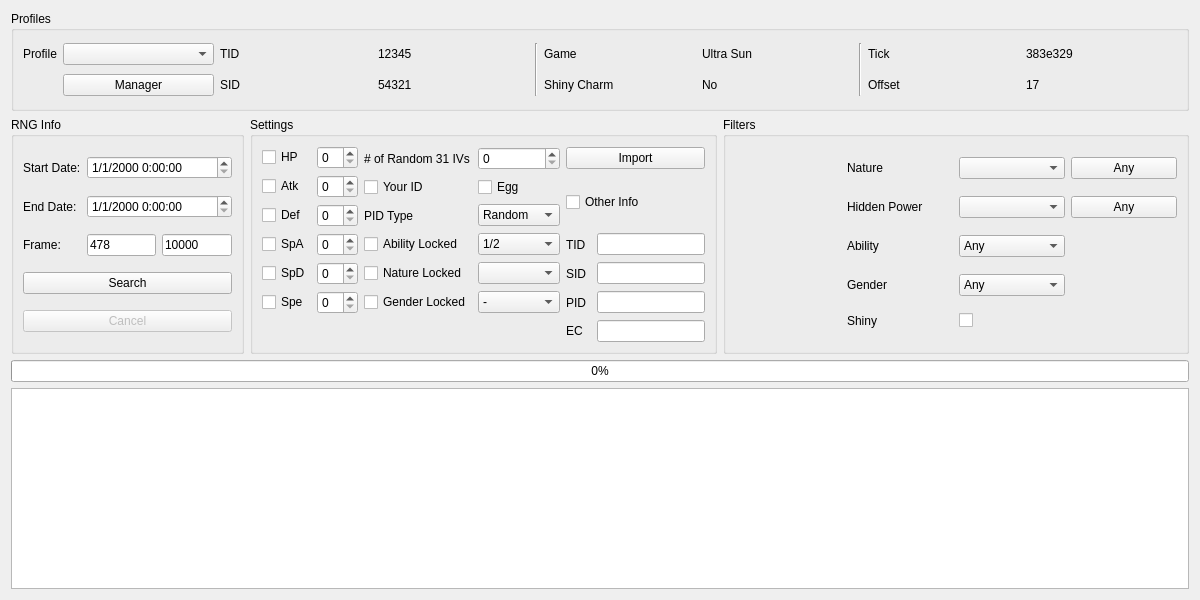
<?xml version="1.0" encoding="UTF-8"?>
<ui version="4.0">
 <class>Event7</class>
 <widget class="QWidget" name="Event7">
  <property name="geometry">
   <rect>
    <x>0</x>
    <y>0</y>
    <width>1200</width>
    <height>600</height>
   </rect>
  </property>
  <property name="minimumSize">
   <size>
    <width>1200</width>
    <height>600</height>
   </size>
  </property>
  <property name="windowTitle">
   <string>Gen 7 Event</string>
  </property>
  <layout class="QGridLayout" name="gridLayout">
   <item row="1" column="0">
    <widget class="QGroupBox" name="groupBoxRNGInfo">
     <property name="sizePolicy">
      <sizepolicy hsizetype="Preferred" vsizetype="Preferred">
       <horstretch>1</horstretch>
       <verstretch>1</verstretch>
      </sizepolicy>
     </property>
     <property name="title">
      <string>RNG Info</string>
     </property>
     <layout class="QGridLayout" name="gridLayout_9">
      <item row="0" column="0">
       <widget class="QLabel" name="labelStartDate">
        <property name="text">
         <string>Start Date:</string>
        </property>
       </widget>
      </item>
      <item row="0" column="1" colspan="2">
       <widget class="DateTimeEdit" name="dateTimeEditStartDate">
        <property name="displayFormat">
         <string>M/d/yyyy H:mm:ss</string>
        </property>
       </widget>
      </item>
      <item row="1" column="0">
       <widget class="QLabel" name="labelEndDate">
        <property name="text">
         <string>End Date:</string>
        </property>
       </widget>
      </item>
      <item row="1" column="1" colspan="2">
       <widget class="DateTimeEdit" name="dateTimeEditEndDate">
        <property name="displayFormat">
         <string>M/d/yyyy H:mm:ss</string>
        </property>
       </widget>
      </item>
      <item row="2" column="0">
       <widget class="QLabel" name="labelFrame">
        <property name="text">
         <string>Frame:</string>
        </property>
       </widget>
      </item>
      <item row="2" column="1">
       <widget class="TextBox" name="textBoxStartFrame">
        <property name="text">
         <string notr="true">478</string>
        </property>
       </widget>
      </item>
      <item row="2" column="2">
       <widget class="TextBox" name="textBoxEndFrame">
        <property name="text">
         <string notr="true">10000</string>
        </property>
       </widget>
      </item>
      <item row="3" column="0" colspan="3">
       <widget class="QPushButton" name="pushButtonSearch">
        <property name="text">
         <string>Search</string>
        </property>
       </widget>
      </item>
      <item row="4" column="0" colspan="3">
       <widget class="QPushButton" name="pushButtonCancel">
        <property name="enabled">
         <bool>false</bool>
        </property>
        <property name="text">
         <string>Cancel</string>
        </property>
       </widget>
      </item>
     </layout>
    </widget>
   </item>
   <item row="1" column="1">
    <widget class="QGroupBox" name="groupBoxSettings">
     <property name="sizePolicy">
      <sizepolicy hsizetype="Preferred" vsizetype="Preferred">
       <horstretch>2</horstretch>
       <verstretch>1</verstretch>
      </sizepolicy>
     </property>
     <property name="title">
      <string>Settings</string>
     </property>
     <layout class="QGridLayout" name="gridLayout_16">
      <item row="0" column="0" rowspan="6">
       <layout class="QGridLayout" name="gridLayout_17">
        <item row="0" column="0">
         <widget class="QCheckBox" name="checkBoxHP">
          <property name="text">
           <string>HP</string>
          </property>
         </widget>
        </item>
        <item row="0" column="1">
         <widget class="QSpinBox" name="spinBoxHP">
          <property name="maximum">
           <number>31</number>
          </property>
         </widget>
        </item>
        <item row="1" column="0">
         <widget class="QCheckBox" name="checkBoxAtk">
          <property name="text">
           <string>Atk</string>
          </property>
         </widget>
        </item>
        <item row="1" column="1">
         <widget class="QSpinBox" name="spinBoxAtk">
          <property name="maximum">
           <number>31</number>
          </property>
         </widget>
        </item>
        <item row="2" column="0">
         <widget class="QCheckBox" name="checkBoxDef">
          <property name="text">
           <string>Def</string>
          </property>
         </widget>
        </item>
        <item row="2" column="1">
         <widget class="QSpinBox" name="spinBoxDef">
          <property name="maximum">
           <number>31</number>
          </property>
         </widget>
        </item>
        <item row="3" column="0">
         <widget class="QCheckBox" name="checkBoxSpA">
          <property name="text">
           <string>SpA</string>
          </property>
         </widget>
        </item>
        <item row="3" column="1">
         <widget class="QSpinBox" name="spinBoxSpA">
          <property name="maximum">
           <number>31</number>
          </property>
         </widget>
        </item>
        <item row="4" column="0">
         <widget class="QCheckBox" name="checkBoxSpD">
          <property name="text">
           <string>SpD</string>
          </property>
         </widget>
        </item>
        <item row="4" column="1">
         <widget class="QSpinBox" name="spinBoxSpD">
          <property name="maximum">
           <number>31</number>
          </property>
         </widget>
        </item>
        <item row="5" column="0">
         <widget class="QCheckBox" name="checkBoxSpe">
          <property name="text">
           <string>Spe</string>
          </property>
         </widget>
        </item>
        <item row="5" column="1">
         <widget class="QSpinBox" name="spinBoxSpe">
          <property name="maximum">
           <number>31</number>
          </property>
         </widget>
        </item>
       </layout>
      </item>
      <item row="0" column="1">
       <widget class="QLabel" name="labelRandomIVs">
        <property name="text">
         <string># of Random 31 IVs</string>
        </property>
       </widget>
      </item>
      <item row="0" column="2">
       <widget class="QSpinBox" name="spinBoxRandomIVs"/>
      </item>
      <item row="0" column="3" colspan="2">
       <widget class="QPushButton" name="pushButtonImport">
        <property name="text">
         <string>Import</string>
        </property>
       </widget>
      </item>
      <item row="1" column="1">
       <widget class="QCheckBox" name="checkBoxYourID">
        <property name="text">
         <string>Your ID</string>
        </property>
       </widget>
      </item>
      <item row="1" column="2">
       <widget class="QCheckBox" name="checkBoxEgg">
        <property name="text">
         <string>Egg</string>
        </property>
       </widget>
      </item>
      <item row="1" column="3" rowspan="2" colspan="2">
       <widget class="QCheckBox" name="checkBoxOtherInfo">
        <property name="text">
         <string>Other Info</string>
        </property>
       </widget>
      </item>
      <item row="2" column="1">
       <widget class="QLabel" name="labelPIDType">
        <property name="text">
         <string>PID Type</string>
        </property>
       </widget>
      </item>
      <item row="2" column="2">
       <widget class="ComboBox" name="comboBoxPIDType">
        <item>
         <property name="text">
          <string>Random</string>
         </property>
        </item>
        <item>
         <property name="text">
          <string>Nonshiny</string>
         </property>
        </item>
        <item>
         <property name="text">
          <string>Shiny</string>
         </property>
        </item>
        <item>
         <property name="text">
          <string>Specified</string>
         </property>
        </item>
       </widget>
      </item>
      <item row="3" column="1">
       <widget class="QCheckBox" name="checkBoxAbilityLock">
        <property name="text">
         <string>Ability Locked</string>
        </property>
       </widget>
      </item>
      <item row="3" column="2">
       <widget class="QComboBox" name="comboBoxAbilityLocked">
        <item>
         <property name="text">
          <string>1/2</string>
         </property>
        </item>
        <item>
         <property name="text">
          <string>1/2/H</string>
         </property>
        </item>
       </widget>
      </item>
      <item row="3" column="3">
       <widget class="QLabel" name="labelTID">
        <property name="text">
         <string>TID</string>
        </property>
       </widget>
      </item>
      <item row="3" column="4">
       <widget class="TextBox" name="textBoxTID">
        <property name="sizePolicy">
         <sizepolicy hsizetype="Preferred" vsizetype="Fixed">
          <horstretch>0</horstretch>
          <verstretch>0</verstretch>
         </sizepolicy>
        </property>
       </widget>
      </item>
      <item row="4" column="1">
       <widget class="QCheckBox" name="checkBoxNatureLocked">
        <property name="text">
         <string>Nature Locked</string>
        </property>
       </widget>
      </item>
      <item row="4" column="2">
       <widget class="QComboBox" name="comboBoxNatureLocked"/>
      </item>
      <item row="4" column="3">
       <widget class="QLabel" name="labelSID">
        <property name="text">
         <string>SID</string>
        </property>
       </widget>
      </item>
      <item row="4" column="4">
       <widget class="TextBox" name="textBoxSID">
        <property name="sizePolicy">
         <sizepolicy hsizetype="Preferred" vsizetype="Fixed">
          <horstretch>0</horstretch>
          <verstretch>0</verstretch>
         </sizepolicy>
        </property>
       </widget>
      </item>
      <item row="5" column="1">
       <widget class="QCheckBox" name="checkBoxGenderLocked">
        <property name="text">
         <string>Gender Locked</string>
        </property>
       </widget>
      </item>
      <item row="5" column="2">
       <widget class="QComboBox" name="comboBoxGenderLocked">
        <item>
         <property name="text">
          <string notr="true">-</string>
         </property>
        </item>
        <item>
         <property name="text">
          <string notr="true">♂</string>
         </property>
        </item>
        <item>
         <property name="text">
          <string notr="true">♀</string>
         </property>
        </item>
       </widget>
      </item>
      <item row="5" column="3">
       <widget class="QLabel" name="labelPID">
        <property name="text">
         <string>PID</string>
        </property>
       </widget>
      </item>
      <item row="5" column="4">
       <widget class="TextBox" name="textBoxPID">
        <property name="sizePolicy">
         <sizepolicy hsizetype="Preferred" vsizetype="Fixed">
          <horstretch>0</horstretch>
          <verstretch>0</verstretch>
         </sizepolicy>
        </property>
       </widget>
      </item>
      <item row="6" column="3">
       <widget class="QLabel" name="labelEC">
        <property name="text">
         <string>EC</string>
        </property>
       </widget>
      </item>
      <item row="6" column="4">
       <widget class="TextBox" name="textBoxEC">
        <property name="sizePolicy">
         <sizepolicy hsizetype="Preferred" vsizetype="Fixed">
          <horstretch>0</horstretch>
          <verstretch>0</verstretch>
         </sizepolicy>
        </property>
       </widget>
      </item>
     </layout>
    </widget>
   </item>
   <item row="1" column="2">
    <widget class="QGroupBox" name="groupBoxFilter">
     <property name="sizePolicy">
      <sizepolicy hsizetype="Preferred" vsizetype="Preferred">
       <horstretch>2</horstretch>
       <verstretch>1</verstretch>
      </sizepolicy>
     </property>
     <property name="title">
      <string>Filters</string>
     </property>
     <layout class="QGridLayout" name="gridLayout_10">
      <item row="0" column="0" rowspan="5">
       <widget class="IVFilter" name="ivFilter" native="true"/>
      </item>
      <item row="0" column="1">
       <widget class="QLabel" name="labelNature">
        <property name="frameShape">
         <enum>QFrame::NoFrame</enum>
        </property>
        <property name="text">
         <string>Nature</string>
        </property>
       </widget>
      </item>
      <item row="0" column="2">
       <widget class="CheckList" name="comboBoxNature"/>
      </item>
      <item row="0" column="3">
       <widget class="QPushButton" name="pushButtonAnyNature">
        <property name="text">
         <string>Any</string>
        </property>
       </widget>
      </item>
      <item row="1" column="1">
       <widget class="QLabel" name="labelHiddenPower">
        <property name="text">
         <string>Hidden Power</string>
        </property>
       </widget>
      </item>
      <item row="1" column="2">
       <widget class="CheckList" name="comboBoxHiddenPower"/>
      </item>
      <item row="1" column="3">
       <widget class="QPushButton" name="pushButtonAnyHiddenPower">
        <property name="text">
         <string>Any</string>
        </property>
       </widget>
      </item>
      <item row="2" column="1">
       <widget class="QLabel" name="labelAbility">
        <property name="text">
         <string>Ability</string>
        </property>
       </widget>
      </item>
      <item row="2" column="2">
       <widget class="ComboBox" name="comboBoxAbility">
        <item>
         <property name="text">
          <string>Any</string>
         </property>
        </item>
        <item>
         <property name="text">
          <string notr="true">1</string>
         </property>
        </item>
        <item>
         <property name="text">
          <string notr="true">2</string>
         </property>
        </item>
        <item>
         <property name="text">
          <string notr="true">H</string>
         </property>
        </item>
       </widget>
      </item>
      <item row="3" column="1">
       <widget class="QLabel" name="labelGender">
        <property name="text">
         <string>Gender</string>
        </property>
       </widget>
      </item>
      <item row="3" column="2">
       <widget class="ComboBox" name="comboBoxGender">
        <item>
         <property name="text">
          <string>Any</string>
         </property>
        </item>
        <item>
         <property name="text">
          <string notr="true">♂</string>
         </property>
        </item>
        <item>
         <property name="text">
          <string notr="true">♀</string>
         </property>
        </item>
       </widget>
      </item>
      <item row="4" column="1">
       <widget class="QLabel" name="labelShiny">
        <property name="text">
         <string>Shiny</string>
        </property>
       </widget>
      </item>
      <item row="4" column="2">
       <widget class="QCheckBox" name="checkBoxShiny">
        <property name="text">
         <string/>
        </property>
       </widget>
      </item>
     </layout>
    </widget>
   </item>
   <item row="0" column="0" colspan="3">
    <widget class="QGroupBox" name="groupBoxProfile">
     <property name="sizePolicy">
      <sizepolicy hsizetype="Preferred" vsizetype="Preferred">
       <horstretch>0</horstretch>
       <verstretch>1</verstretch>
      </sizepolicy>
     </property>
     <property name="title">
      <string>Profiles</string>
     </property>
     <layout class="QGridLayout" name="gridLayout_15">
      <item row="0" column="0">
       <widget class="QLabel" name="labelProfile">
        <property name="sizePolicy">
         <sizepolicy hsizetype="Fixed" vsizetype="Preferred">
          <horstretch>0</horstretch>
          <verstretch>0</verstretch>
         </sizepolicy>
        </property>
        <property name="text">
         <string>Profile</string>
        </property>
       </widget>
      </item>
      <item row="0" column="1">
       <widget class="QComboBox" name="comboBoxProfiles"/>
      </item>
      <item row="0" column="2">
       <widget class="QLabel" name="labelProfileTID">
        <property name="text">
         <string>TID</string>
        </property>
       </widget>
      </item>
      <item row="0" column="3">
       <widget class="QLabel" name="labelProfileTIDValue">
        <property name="text">
         <string notr="true">12345</string>
        </property>
       </widget>
      </item>
      <item row="0" column="4" rowspan="2">
       <widget class="Line" name="line">
        <property name="orientation">
         <enum>Qt::Vertical</enum>
        </property>
       </widget>
      </item>
      <item row="0" column="5">
       <widget class="QLabel" name="labelProfileGame">
        <property name="text">
         <string>Game</string>
        </property>
       </widget>
      </item>
      <item row="0" column="6">
       <widget class="QLabel" name="labelProfileGameValue">
        <property name="text">
         <string>Ultra Sun</string>
        </property>
       </widget>
      </item>
      <item row="0" column="7" rowspan="2">
       <widget class="Line" name="line_2">
        <property name="orientation">
         <enum>Qt::Vertical</enum>
        </property>
       </widget>
      </item>
      <item row="0" column="8">
       <widget class="QLabel" name="labelProfileTick">
        <property name="text">
         <string>Tick</string>
        </property>
       </widget>
      </item>
      <item row="0" column="9">
       <widget class="QLabel" name="labelProfileTickValue">
        <property name="text">
         <string>383e329</string>
        </property>
       </widget>
      </item>
      <item row="1" column="1">
       <widget class="QPushButton" name="pushButtonProfileManager">
        <property name="text">
         <string>Manager</string>
        </property>
       </widget>
      </item>
      <item row="1" column="2">
       <widget class="QLabel" name="labelProfileSID">
        <property name="text">
         <string>SID</string>
        </property>
       </widget>
      </item>
      <item row="1" column="3">
       <widget class="QLabel" name="labelProfileSIDValue">
        <property name="text">
         <string notr="true">54321</string>
        </property>
       </widget>
      </item>
      <item row="1" column="5">
       <widget class="QLabel" name="labelProfileShinyCharm">
        <property name="text">
         <string>Shiny Charm</string>
        </property>
       </widget>
      </item>
      <item row="1" column="6">
       <widget class="QLabel" name="labelProfileShinyCharmValue">
        <property name="text">
         <string>No</string>
        </property>
       </widget>
      </item>
      <item row="1" column="8">
       <widget class="QLabel" name="labelProfileOffset">
        <property name="text">
         <string>Offset</string>
        </property>
       </widget>
      </item>
      <item row="1" column="9">
       <widget class="QLabel" name="labelProfileOffsetValue">
        <property name="text">
         <string>17</string>
        </property>
       </widget>
      </item>
     </layout>
    </widget>
   </item>
   <item row="2" column="0" colspan="3">
    <widget class="QProgressBar" name="progressBar">
     <property name="value">
      <number>0</number>
     </property>
    </widget>
   </item>
   <item row="3" column="0" colspan="3">
    <widget class="TableView" name="tableView">
     <property name="sizePolicy">
      <sizepolicy hsizetype="Expanding" vsizetype="Expanding">
       <horstretch>0</horstretch>
       <verstretch>2</verstretch>
      </sizepolicy>
     </property>
     <attribute name="horizontalHeaderDefaultSectionSize">
      <number>60</number>
     </attribute>
     <attribute name="verticalHeaderVisible">
      <bool>false</bool>
     </attribute>
    </widget>
   </item>
  </layout>
 </widget>
 <customwidgets>
  <customwidget>
   <class>TextBox</class>
   <extends>QLineEdit</extends>
   <header>Forms/Controls/TextBox.hpp</header>
  </customwidget>
  <customwidget>
   <class>TableView</class>
   <extends>QTableView</extends>
   <header>Forms/Controls/TableView.hpp</header>
  </customwidget>
  <customwidget>
   <class>IVFilter</class>
   <extends>QWidget</extends>
   <header>Forms/Controls/IVFilter.hpp</header>
   <container>1</container>
  </customwidget>
  <customwidget>
   <class>CheckList</class>
   <extends>QComboBox</extends>
   <header>Forms/Controls/CheckList.hpp</header>
   <slots>
    <slot>resetChecks()</slot>
   </slots>
  </customwidget>
  <customwidget>
   <class>ComboBox</class>
   <extends>QComboBox</extends>
   <header>Forms/Controls/ComboBox.hpp</header>
  </customwidget>
  <customwidget>
   <class>DateTimeEdit</class>
   <extends>QDateTimeEdit</extends>
   <header>Forms/Controls/DateTimeEdit.hpp</header>
  </customwidget>
 </customwidgets>
 <tabstops>
  <tabstop>comboBoxProfiles</tabstop>
  <tabstop>pushButtonProfileManager</tabstop>
  <tabstop>dateTimeEditStartDate</tabstop>
  <tabstop>dateTimeEditEndDate</tabstop>
  <tabstop>textBoxStartFrame</tabstop>
  <tabstop>textBoxEndFrame</tabstop>
  <tabstop>pushButtonSearch</tabstop>
  <tabstop>pushButtonCancel</tabstop>
  <tabstop>checkBoxHP</tabstop>
  <tabstop>spinBoxHP</tabstop>
  <tabstop>checkBoxAtk</tabstop>
  <tabstop>spinBoxAtk</tabstop>
  <tabstop>checkBoxDef</tabstop>
  <tabstop>spinBoxDef</tabstop>
  <tabstop>checkBoxSpA</tabstop>
  <tabstop>spinBoxSpA</tabstop>
  <tabstop>checkBoxSpD</tabstop>
  <tabstop>spinBoxSpD</tabstop>
  <tabstop>checkBoxSpe</tabstop>
  <tabstop>spinBoxSpe</tabstop>
  <tabstop>spinBoxRandomIVs</tabstop>
  <tabstop>pushButtonImport</tabstop>
  <tabstop>checkBoxYourID</tabstop>
  <tabstop>checkBoxEgg</tabstop>
  <tabstop>checkBoxOtherInfo</tabstop>
  <tabstop>comboBoxPIDType</tabstop>
  <tabstop>checkBoxAbilityLock</tabstop>
  <tabstop>comboBoxAbilityLocked</tabstop>
  <tabstop>checkBoxNatureLocked</tabstop>
  <tabstop>comboBoxNatureLocked</tabstop>
  <tabstop>checkBoxGenderLocked</tabstop>
  <tabstop>comboBoxGenderLocked</tabstop>
  <tabstop>textBoxTID</tabstop>
  <tabstop>textBoxSID</tabstop>
  <tabstop>textBoxPID</tabstop>
  <tabstop>textBoxEC</tabstop>
  <tabstop>comboBoxNature</tabstop>
  <tabstop>pushButtonAnyNature</tabstop>
  <tabstop>comboBoxHiddenPower</tabstop>
  <tabstop>pushButtonAnyHiddenPower</tabstop>
  <tabstop>comboBoxAbility</tabstop>
  <tabstop>comboBoxGender</tabstop>
  <tabstop>checkBoxShiny</tabstop>
  <tabstop>tableView</tabstop>
 </tabstops>
 <resources/>
 <connections>
  <connection>
   <sender>pushButtonAnyNature</sender>
   <signal>clicked()</signal>
   <receiver>comboBoxNature</receiver>
   <slot>resetChecks()</slot>
   <hints>
    <hint type="sourcelabel">
     <x>1114</x>
     <y>173</y>
    </hint>
    <hint type="destinationlabel">
     <x>1063</x>
     <y>172</y>
    </hint>
   </hints>
  </connection>
  <connection>
   <sender>pushButtonAnyHiddenPower</sender>
   <signal>clicked()</signal>
   <receiver>comboBoxHiddenPower</receiver>
   <slot>resetChecks()</slot>
   <hints>
    <hint type="sourcelabel">
     <x>1106</x>
     <y>212</y>
    </hint>
    <hint type="destinationlabel">
     <x>1040</x>
     <y>207</y>
    </hint>
   </hints>
  </connection>
 </connections>
</ui>
